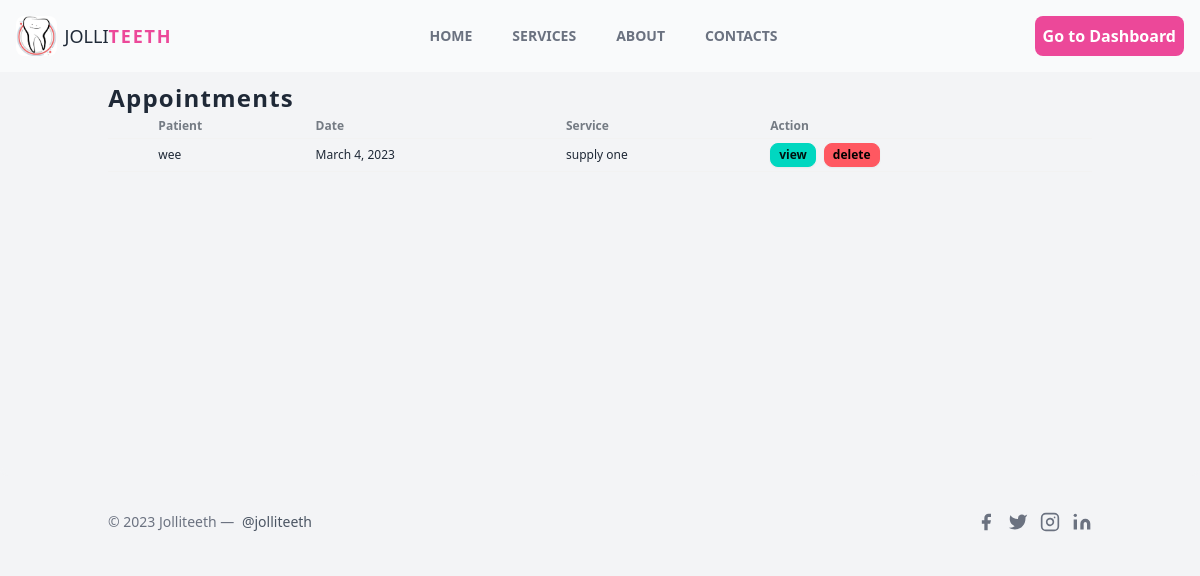
Screenshot of /appointments (signed in) with the database file from the repository.
### dental/models.py (models this page shows, shortened)
class Appointment(models.Model):
    date = models.DateField(null=True)
    patient = models.CharField(max_length=55, null=True)
    service = models.ForeignKey(Service, on_delete=models.CASCADE)
    created_at = models.DateTimeField(auto_now_add=True)
    updated_at = models.DateTimeField(auto_now=True)

class Service(models.Model):
    image = models.FileField(upload_to="services", null=True)
    name = models.CharField(max_length=55, null=True)
    description = models.TextField(max_length=255, null=True)
    price = models.DecimalField(max_digits=20, decimal_places=2, null=True)
    created_at = models.DateTimeField(auto_now_add=True)
    updated_at = models.DateTimeField(auto_now=True)

### dental/views.py (the view)
# urls.py: path('', views.appointment_index, name="appointment_index"),
@login_required(login_url='login')
def appointment_index(request):
    appointments = Appointment.objects.all()
    context = {
        'appointments' : appointments
    }
    return render(request, 'pages/Appointment/index.html', context)

### dental/templates/pages/Appointment/index.html (shortened to what this page needs)
{% extends 'components/guest.html' %}
{% load static %}
{% block subContent %}
<div class="p-2 rounded-lg border-2 border-gray-100 flex justify-center pt-20">
    <div class="w-5/6 min-h-96 max-h-screen">
        <h1 class="text-2xl font-bold tracking-wider">
            Appointments
        </h1>
        <div class="overflow-x-auto h-64 ">
            <table class="table table-xs">
                <thead>
                    <tr>
                        <th></th>
                        <th>Patient</th>
                        <th>Date</th>
                        <th>Service</th>
                        <th>Action</th>
                    </tr>
                </thead>
                <tbody>
                    {% for appointment in appointments %}
                    <tr>
                        <th></th>
                        <td>{{appointment.patient}}</td>
                        <td>{{appointment.date}}</td>
                        <td>{{appointment.service.name}}</td>
                        <td>
                            <div class="flex items-center gap-2">
                                <a href="{% url 'appointment_show' appointment.id %}" class="btn btn-xs btn-accent">
                                    view
                                </a>
                                <a href="{% url 'appointment_delete' appointment.id %}" class="btn btn-xs btn-error">
                                    delete
                                </a>
                            </div>
                        </td>
                    </tr>
                    {% endfor %}
            </table>
        </div>
    </div>
</div>
{% endblock subContent %}

### dental/templates/components/guest.html (shortened to what this page needs)
{% extends 'components/master.html' %}
{% block content %}
    {% include 'components/navbar.html' %}
    {% block subContent %}
    {% endblock subContent %}
{% endblock content %}

### dental/templates/components/master.html (shortened to what this page needs)
{% load static %}
<!DOCTYPE html>
<html lang="en" class="scroll-smooth">
<head>
    <script src="https://cdn.tailwindcss.com"></script>
    <link href="https://cdn.jsdelivr.net/npm/daisyui@4.4.19/dist/full.min.css" rel="stylesheet" type="text/css" />
    <link href="https://unpkg.com/aos@2.3.1/dist/aos.css" rel="stylesheet">
    <link rel='stylesheet' href='https://cdn-uicons.flaticon.com/2.0.0/uicons-regular-rounded/css/uicons-regular-rounded.css'>
    <link rel="stylesheet" href="{% static 'css/style.css' %}">
</head>
<body>
    <div class="min-h-screen w-full bg-gray-100 flex flex-col">
        {% block content %}
        {% endblock content %}
        {% include 'components/footer.html' %}
    </div>
</body>
</html>

### dental/templates/components/navbar.html
{% load static %}
<div class="flex items-center justify-between p-4 bg-gray-50 fixed top-0 w-full z-10">
    <h1 class="text-lg uppercase flex items-center">
        <span>
            <img src="{% static 'images/logo.png' %}" alt="" srcset=""
                class="h-10 w-auto object object-center rounded-lg mr-2">
        </span>
        <span>
            Jolli
        </span><span class="font-bold text-pink-500 tracking-widest">teeth</span>
    </h1>
    <div class="flex items-center space-x-10 text-gray-500 h-full">
        <a href="{{HTTP_HOST}}/#home" class="text-sm font-bold uppercase hover:underline duration-700">Home</a>
        <a href="{{HTTP_HOST}}/#services" class="text-sm font-bold uppercase hover:underline duration-700">Services</a>
        <a href="{{HTTP_HOST}}/#about" class="text-sm font-bold uppercase hover:underline duration-700">About</a>
        <a href="{{HTTP_HOST}}/#contact" class="text-sm font-bold uppercase hover:underline duration-700">Contacts</a>
    </div>
    {% if user.is_authenticated %}
    <a href="{% url 'dashboard' %}">
        <button class="bg-pink-500 rounded-lg duration-700 hover:bg-pink-700 text-white font-bold px-2 py-2">
           Go to Dashboard
        </button>
    </a>
    {% else %}
    <a href="{% url 'login' %}">
        <button class="bg-pink-500 rounded-lg duration-700 hover:bg-pink-700 text-white font-bold px-2 py-2">
            Login
        </button>
    </a>
    {% endif %}
</div>

### dental/templates/components/footer.html
<footer class="text-gray-50 body-font py-5">
    <div class="bg-gray-100">
      <div class="container mx-auto py-4 px-5 flex flex-wrap flex-col sm:flex-row">
        <p class="text-gray-500 text-sm text-center sm:text-left">© 2023 Jolliteeth —
          <a href="https://twitter.com/knyttneve" rel="noopener noreferrer" class="text-gray-600 ml-1" target="_blank">@jolliteeth</a>
        </p>
        <span class="inline-flex sm:ml-auto sm:mt-0 mt-2 justify-center sm:justify-start">
          <a class="text-gray-500">
            <svg fill="currentColor" stroke-linecap="round" stroke-linejoin="round" stroke-width="2" class="w-5 h-5" viewBox="0 0 24 24">
              <path d="M18 2h-3a5 5 0 00-5 5v3H7v4h3v8h4v-8h3l1-4h-4V7a1 1 0 011-1h3z"></path>
            </svg>
          </a>
          <a class="ml-3 text-gray-500">
            <svg fill="currentColor" stroke-linecap="round" stroke-linejoin="round" stroke-width="2" class="w-5 h-5" viewBox="0 0 24 24">
              <path d="M23 3a10.9 10.9 0 01-3.14 1.53 4.48 4.48 0 00-7.86 3v1A10.66 10.66 0 013 4s-4 9 5 13a11.64 11.64 0 01-7 2c9 5 20 0 20-11.5a4.5 4.5 0 00-.08-.83A7.72 7.72 0 0023 3z"></path>
            </svg>
          </a>
          <a class="ml-3 text-gray-500">
            <svg fill="none" stroke="currentColor" stroke-linecap="round" stroke-linejoin="round" stroke-width="2" class="w-5 h-5" viewBox="0 0 24 24">
              <rect width="20" height="20" x="2" y="2" rx="5" ry="5"></rect>
              <path d="M16 11.37A4 4 0 1112.63 8 4 4 0 0116 11.37zm1.5-4.87h.01"></path>
            </svg>
          </a>
          <a class="ml-3 text-gray-500">
            <svg fill="currentColor" stroke="currentColor" stroke-linecap="round" stroke-linejoin="round" stroke-width="0" class="w-5 h-5" viewBox="0 0 24 24">
              <path stroke="none" d="M16 8a6 6 0 016 6v7h-4v-7a2 2 0 00-2-2 2 2 0 00-2 2v7h-4v-7a6 6 0 016-6zM2 9h4v12H2z"></path>
              <circle cx="4" cy="4" r="2" stroke="none"></circle>
            </svg>
          </a>
        </span>
      </div>
    </div>
  </footer>

### rows the page displays
Appointment: patient "wee", date "March 4, 2023", service.name "supply one"
